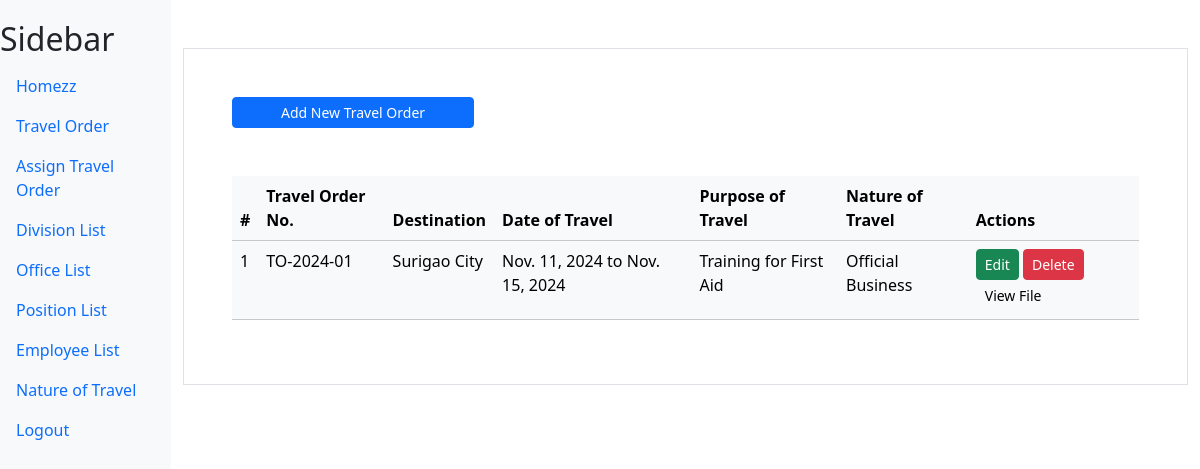
The page /travel_order/ (signed in) on the database as committed earlier.
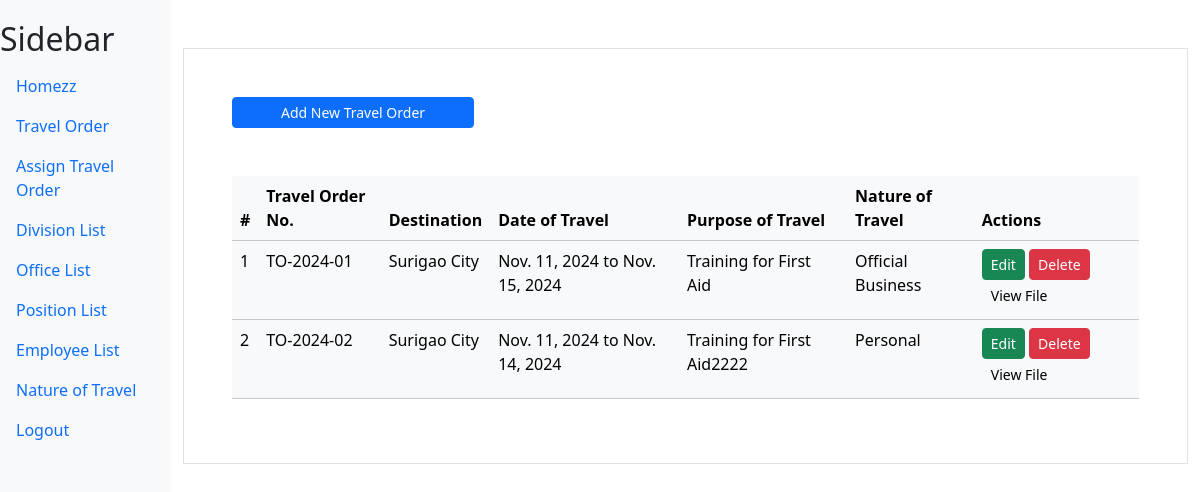
The same page on the database as committed later.
### myapp/models.py (models this page shows)
class TravelOrder(models.Model):
    travel_number = models.CharField(max_length=100, verbose_name="Travel Order Number")
    destination = models.CharField(max_length=100,verbose_name="Destination")
    date_start = models.DateField(verbose_name="Date Start")
    date_end = models.DateField(verbose_name="Date End")
    purpose = models.CharField(max_length=100,verbose_name="Purpose of Travel")
    natureoftavel = models.ForeignKey(NatureOfTravel,on_delete=models.CASCADE)
    file = models.FileField(upload_to='documents/', default='documents/default_file.pdf', verbose_name="Upload File")

class NatureOfTravel(models.Model):
    nature_travel_name = models.CharField(max_length=100,verbose_name="Nature of Travel")

### myapp/views.py (the view, shortened to what this page needs)
# urls.py: path('travel_order/',views.travel,name='travel'),
@login_required
def travel(request):
    travel = TravelOrder.objects.all()
    nature_travel = NatureOfTravel.objects.all()
    context = {"travel_list":travel,"nature_travel_list":nature_travel}
    return render(request,'myapp/travelorder.html',context)

### myapp/templates/myapp/travelorder.html (shortened to what this page needs)
{% extends "myapp/base.html" %}
{% block content %}
<div class="container mt-5 p-5 border">
    <div class="">
        <a href="#" class="btn btn-primary px-5 btn-sm" data-bs-toggle="modal" data-bs-target="#addModal">Add New Travel Order</a>
    </div>
    <table class="table mt-5 table-light">
        <thead>
            <tr>
                <th scope="col">#</th>
                <th scope="col">Travel Order No.</th>
                <th scope="col">Destination</th>
                <th scope="col">Date of Travel</th>
                <th scope="col">Purpose of Travel</th>
                <th scope="col">Nature of Travel</th>
                <th scope="col">Actions</th>
            </tr>
        </thead>
        <tbody>
            {% for travel in travel_list %}
            <tr>
                <td>{{ forloop.counter }}</td>
                <td>{{ travel.travel_number }}</td>
                <td>{{ travel.destination }}</td>
                <td>{{ travel.date_start }} to {{ travel.date_end }}</td>
                <td>{{ travel.purpose }}</td>
                <td>{{ travel.natureoftavel.nature_travel_name }}</td>
                <td>
                    <a href="#" class="btn btn-success btn-sm" data-bs-toggle="modal" data-bs-target="#updateModal_{{ travel.id }}">Edit</a>
                    <a href="#" class="btn btn-danger btn-sm" data-bs-toggle="modal" data-bs-target="#deleteModal_{{ travel.id }}">Delete</a>
                    <a href="{{ travel.file.url }}" class="btn btn-light btn-sm" target="_blank">View File</a>
                </td>
            </tr>
            {% endfor %}
        </tbody>
    </table>
</div>
{% endblock content %}

Rows that differ between the two databases and show on the page:
added TravelOrder: travel_number "TO-2024-02", destination "Surigao City", date_start "Nov. 11, 2024", date_end "Nov. 14, 2024", purpose "Training for First Aid2222", natureoftavel.nature_travel_name "Personal"
